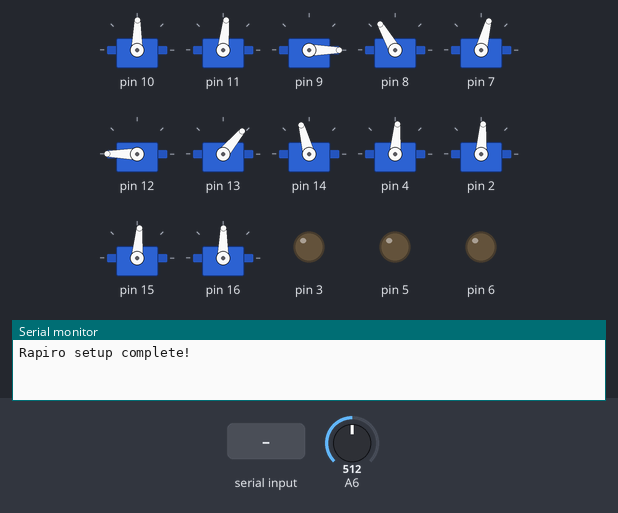
A sketch run on a simulated Arduino Uno, built with avr-gcc and run on an emulated ATmega328P. On the bench: 12 × servo, output pins drawn as LEDs (lit = HIGH), the last lines printed to the serial monitor. The test bench sets the inputs (shaded band); at power-on: A6 = 512. Pins used as bus, display or sensor lines are not drawn.

Above: at 1.2 s.
1.3 s: "s" received over Serial
2.8 s: "e90\n" received over Serial
5.8 s: "d90\n" received over Serial
At 7.0 s:
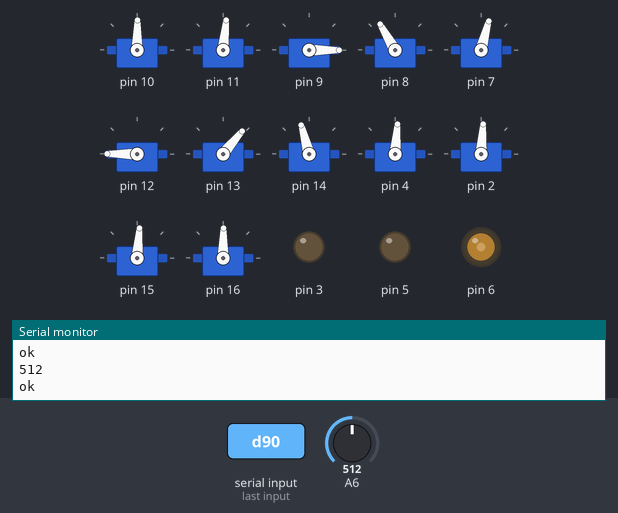
Timing chart, 0 to 8.8 s (numbered marks = the images above; inputs shaded):
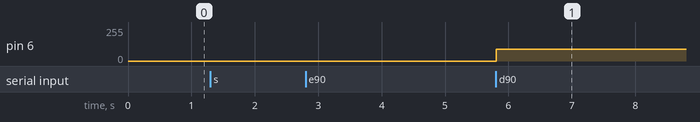

The sketch:

Rapiro_controller.ino
```cpp
#include <Servo.h>

#define NO_OF_EYE_LEDS 3
#define R 0          // Red LED
#define G 1          // Green LED
#define B 2          // Blue LED
#define POWER 17
#define NO_OF_SERVOS 12

//Servos
Servo servos[NO_OF_SERVOS];
int servoOffset[NO_OF_SERVOS] ={
  -1    //Head
  ,-6   //Waist
  ,0    //Right Shoulder Roll
  ,-10  //Right Shoulder Pitch
  ,-15  //Right Hand
  ,0    //Left Shoulder Roll
  ,0    //Left Shoulder Pitch
  ,15   //Left Hand
  ,-5   //Right Foot Yaw
  ,-4   //Right Foot Pitch
  ,-5   //Left Foot Yaw
  ,-1   //Left Foot Pitch
};

int servoMaxDegree[NO_OF_SERVOS] = {
    90  //Head max turn degree
  , 90  //Waist max turn degree
  , 180  //Right Shoulder Roll max turn degree
  , 5  //Right Shoulder Pitch max turn degree
  , 25  //Right Hand max turn degree
  , 0  //Left Shoulder Roll max turn degree
  , 80  //Left Shoulder Pitch max turn degree
  , 30  //Left Hand turn degree
  , 30  //Right Foot Yaw turn degree
  , 25  //Right Foot Pitch turn degree
  , 30  //Left Foot Yaw turn degree
  , 25  //Left Foot Pitch max turn degree
};

  int servoMinDegree[NO_OF_SERVOS] = {
    -90  //Head max turn degree
  , -90  //Waist max turn degree
  , -180  //Right Shoulder Roll max turn degree
  , -80  //Right Shoulder Pitch max turn degree
  , -25  //Right Hand max turn degree
  , -175  //Left Shoulder Roll max turn degree
  , -5  //Left Shoulder Pitch max turn degree
  , -20  //Left Hand turn degree
  , -30  //Right Foot Yaw turn degree
  , -25  //Right Foot Pitch turn degree
  , -30  //Left Foot Yaw turn degree
  , -25  //Left Foot Pitch max turn degree
};

int defaultPOS[NO_OF_SERVOS] = { 90, 90,  0, 130, 90,180, 50, 90, 90, 90, 90, 90}; //Standing still
int currentPOS[NO_OF_SERVOS] = { 0, 0, 0, 0, 0, 0, 0, 0, 0, 0, 0, 0};
int newPOS[NO_OF_SERVOS] = { 0, 0, 0, 0, 0, 0, 0, 0, 0, 0, 0, 0};
int incPOS[NO_OF_SERVOS] = { 0, 0, 0, 0, 0, 0, 0, 0, 0, 0, 0, 0};
unsigned long millisPOS[NO_OF_SERVOS] = { 0, 0, 0, 0, 0, 0, 0, 0, 0, 0, 0, 0};

//Eyes
int EYES[NO_OF_EYE_LEDS];
int currentEYES[NO_OF_EYE_LEDS] = { 0, 0, 0};
int newEYES[NO_OF_EYE_LEDS] = { 0, 0, 0};
int incEYES[NO_OF_EYE_LEDS] = { 0, 0, 0};
unsigned long millisEYE[NO_OF_EYE_LEDS] = { 0, 0, 0};

//General global variables
unsigned long currentMillis=0;
unsigned long previousMillis=0;
int tmp = 0;
boolean waitFlag = false;

void initializeEyes(){
  EYES[R] = 6;           // Red LED of eyes
  EYES[G] = 5;           // Green LED of eyes
  EYES[B] = 3;           // Blue LED of eyes
  for(int i = 0; i < NO_OF_EYE_LEDS; i++){
    analogWrite(EYES[i],0);
  }
}

void initializeServos(){
  servos[0].attach(10);   // Head yaw
  servos[1].attach(11);   // Waist yaw
  servos[2].attach(9);    // R Sholder roll
  servos[3].attach(8);    // R Sholder pitch
  servos[4].attach(7);    // R Hand grip
  servos[5].attach(12);   // L Sholder roll
  servos[6].attach(13);   // L Sholder pitch
  servos[7].attach(14);   // L Hand grip
  servos[8].attach(4);    // R Foot yaw
  servos[9].attach(2);    // R Foot pitch
  servos[10].attach(15);  // L Foot yaw
  servos[11].attach(16);  // L Foot pitch
  for(int i = 0; i < NO_OF_SERVOS; i++){
    servos[i].write(servoOffset[i] + defaultPOS[i]);
  }
}

void setup() {
  Serial.begin(115200);
  pinMode(POWER, OUTPUT);
  digitalWrite(POWER, HIGH);
  initializeEyes();
  initializeServos();
  resetServos();
  resetEYES();
  Serial.println("Rapiro setup complete!");
}

void loop() {
  currentMillis = millis();
  if(updateAllEYES() && updateAllServos()){
    if(waitFlag){
      Serial.println("ok");
      waitFlag = false;
    }
  }

}

void setNewEYE(int inputEYE, int inputVal, int inputTime){
  inputVal = constrain(inputVal,0,255);
  if(inputEYE < 0 || inputEYE >= NO_OF_EYE_LEDS || inputVal == currentEYES[inputEYE]) return;
  int eyeChange = inputVal - currentEYES[inputEYE];
  eyeChange = abs(eyeChange);
  incEYES[inputEYE] = (inputTime / eyeChange); //Round down so it finishes early instead of late
  newEYES[inputEYE] = inputVal;
  millisEYE[inputEYE] = currentMillis + incEYES[inputEYE];
}

void setNewPOS(int inputServo, int inputVal, int inputTime){
  inputVal = constrain(inputVal,servoMinDegree[inputServo],servoMaxDegree[inputServo]);
  if(inputServo < 0 || inputServo >= NO_OF_SERVOS || inputVal == currentPOS[inputServo]) return;
  int posChange = inputVal - currentPOS[inputServo];
  posChange = abs(posChange);
  incPOS[inputServo] = (inputTime / posChange); //Round down so it finishes early instead of late
  newPOS[inputServo] = inputVal;
  millisPOS[inputServo] = currentMillis + incPOS[inputServo];
}

boolean updateEYE(int inputEYE){
  //Serial.println("updateEYE()");
  if(inputEYE >= NO_OF_EYE_LEDS || inputEYE < 0) return false;
  if(newEYES[inputEYE] == currentEYES[inputEYE]) return true;
  //Serial.println(millis());
  //Serial.println(millisEYE[inputEYE]);
  if(currentMillis >= millisEYE[inputEYE]){ //Time is past the increment interval
    if(newEYES[inputEYE] > currentEYES[inputEYE]){ //New value is larger
      currentEYES[inputEYE]++;
    } else { //new value is smaller
      currentEYES[inputEYE]--;
    }
    //Serial.println("setting eye");
    analogWrite(EYES[inputEYE],currentEYES[inputEYE]);
    millisEYE[inputEYE] = millisEYE[inputEYE] + incEYES[inputEYE];
    return false;
  }
  return false;
}

boolean updatePOS(int inputServo){
  //Serial.println("updateEYE()");
  if(inputServo >= NO_OF_SERVOS || inputServo < 0) return false;
  if(newPOS[inputServo] == currentPOS[inputServo]) return true;
  //Serial.println(millis());
  //Serial.println(millisEYE[inputEYE]);
  if(currentMillis >= millisPOS[inputServo]){ //Time is past the increment interval
    if(newPOS[inputServo] > currentPOS[inputServo]){ //New value is larger
      currentPOS[inputServo]++;
    } else { //new value is smaller
      currentPOS[inputServo]--;
    }
    //Serial.println("setting eye");
    servos[inputServo].write(currentPOS[inputServo] + defaultPOS[inputServo]);
    millisPOS[inputServo] = millisPOS[inputServo] + incPOS[inputServo];
    return false;
  }
  return false;
}

void setAllEYES(int red, int green, int blue, int inputTime){
  setNewEYE(0,red,inputTime);
  setNewEYE(1,green,inputTime);
  setNewEYE(2,blue,inputTime);
}

void setAllServos(int servo0, int servo1, int servo2, int servo3, int servo4, int servo5, int servo6, int servo7, int servo8, int servo9, int servo10, int servo11, int inputTime){
  setNewPOS(0,servo0,inputTime);
  setNewPOS(1,servo1,inputTime);
  setNewPOS(2,servo2,inputTime);
  setNewPOS(3,servo3,inputTime);
  setNewPOS(4,servo4,inputTime);
  setNewPOS(5,servo5,inputTime);
  setNewPOS(6,servo6,inputTime);
  setNewPOS(7,servo7,inputTime);
  setNewPOS(8,servo8,inputTime);
  setNewPOS(9,servo9,inputTime);
  setNewPOS(10,servo10,inputTime);
  setNewPOS(11,servo11,inputTime);
}

boolean updateAllEYES(){
  //Serial.println("updateAllEYES()");
  boolean result1 = updateEYE(0);
  boolean result2 = updateEYE(1);
  boolean result3 = updateEYE(2);
  return(result1 && result2 && result3);
}

boolean updateAllServos(){
  //Serial.println("updateAllEYES()");
  boolean result1 = updatePOS(0);
  boolean result2 = updatePOS(1);
  boolean result3 = updatePOS(2);
  boolean result4 = updatePOS(3);
  boolean result5 = updatePOS(4);
  boolean result6 = updatePOS(5);
  boolean result7 = updatePOS(6);
  boolean result8 = updatePOS(7);
  boolean result9 = updatePOS(8);
  boolean result10 = updatePOS(9);
  boolean result11 = updatePOS(10);
  boolean result12 = updatePOS(11);

  return(result1 && result2 && result3 && result4 && result5 && result6 && result7 && result8 && result9 && result10 && result11 && result12);
}

void resetEYES(){
  setAllEYES(0,0,0,0);
}

void resetServos(){
  setAllServos(0,0,0,0,0,0,0,0,0,0,0,0,0);
}

int getDistance(){
  return analogRead(6);
}

String getStatus(){
  String tmpString = "";
  for(int i=0;i<NO_OF_SERVOS;i++){
    tmpString += currentPOS[i];
    tmpString += ",";
  }
  for(int i=0;i<NO_OF_EYE_LEDS;i++){
    tmpString += currentEYES[i];
    tmpString += ",";
  }
  tmpString += getDistance();
  return tmpString;
}

int serialTmp[(NO_OF_SERVOS + NO_OF_EYE_LEDS + 1)];
void serialEvent(){
  while(Serial.available() > 0){
    char inChar = Serial.read();
    switch(inChar){
      default:
        Serial.read();
        break;
      case 'r':
        resetServos();
        resetEYES();
      case 'a':
        serialTmp[0] = Serial.parseInt();
        serialTmp[1] = Serial.parseInt();
        serialTmp[2] = Serial.parseInt();
        serialTmp[3] = Serial.parseInt();
        serialTmp[4] = Serial.parseInt();
        serialTmp[5] = Serial.parseInt();
        serialTmp[6] = Serial.parseInt();
        serialTmp[7] = Serial.parseInt();
        serialTmp[8] = Serial.parseInt();
        serialTmp[9] = Serial.parseInt();
        serialTmp[10] = Serial.parseInt();
        serialTmp[11] = Serial.parseInt();
        serialTmp[12] = Serial.parseInt();
        serialTmp[13] = Serial.parseInt();
        serialTmp[14] = Serial.parseInt();
        serialTmp[15] = Serial.parseInt();
        setAllServos(serialTmp[0],serialTmp[1],serialTmp[2],serialTmp[3],serialTmp[4],serialTmp[5],serialTmp[6],serialTmp[7],serialTmp[8],serialTmp[9],serialTmp[10],serialTmp[11],serialTmp[15]);
        setAllEYES(serialTmp[12],serialTmp[13],serialTmp[14],serialTmp[15]);
        break;
      case 'i':
        serialTmp[0] = Serial.parseInt();
        serialTmp[1] = Serial.parseInt();
        serialTmp[2] = Serial.parseInt();
        setNewPOS(serialTmp[0],serialTmp[1],serialTmp[2]);
        break;
      case 'e':
        serialTmp[0] = Serial.parseInt();
        serialTmp[1] = Serial.parseInt();
        serialTmp[2] = Serial.parseInt();
        serialTmp[3] = Serial.parseInt();
        setAllEYES(serialTmp[0],serialTmp[1],serialTmp[2],serialTmp[3]);
        break;
      case 'd':
        Serial.println(getDistance());
        break;
      case 's':
        Serial.println(getStatus());
    }
  }
  waitFlag = true;
}
```
